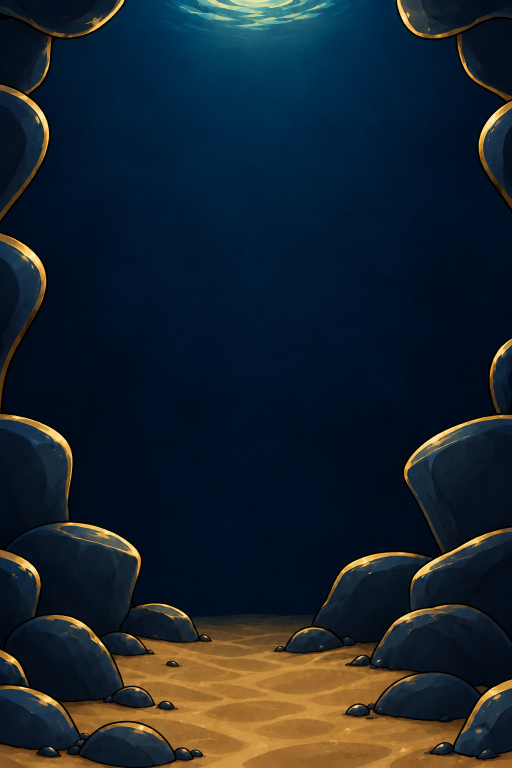
#> input picture assets/source/gen/escape-bg/base.png, 1024 x 1536 px (shown at 1/2 size)
$ python make-escape-art.py
#> lines starting #> are read from the running program, lines starting #| are printed output that depends on the picture; after the words box and inside, x2 and y2 are one past the last pixel; in counts of white or black regions, pixels touching at a corner belong together
"""Cut the generated Caviar Escape art (assets/source/gen/escape-*) into game WebPs.

    python tools/make-escape-art.py [bg] [fx] [menu]     (default: all)

The raw sheets come from GPT image generation (codex exec, see docs/art-style.md):
  escape-bg/base.png     the background without kelp, rays or bubbles
  escape-bg/layers.png   3 columns: left kelp · light rays · right kelp (transparent)
  escape-fx/sheet-fx.png 4 x 3 grid of effect sprites (transparent)
  escape-fx/sheet-menu.png 4 x 2 grid of menu-card ornaments in the campaign's look (thin gold line
                         art, garnet, wax seal) — they replace the glossy pieces of the first sheet

Writes assets/escape/bg/*.webp and assets/escape/fx/*.webp. Needs Pillow and numpy.
"""
import sys
from pathlib import Path

import numpy as np
from PIL import Image

ROOT = Path(__file__).resolve().parent.parent
GEN = ROOT / "assets" / "source" / "gen"
OUT_BG = ROOT / "assets" / "escape" / "bg"
OUT_FX = ROOT / "assets" / "escape" / "fx"
OUT_MENU = ROOT / "assets" / "menu"     # menu-card ornaments shared by all games

# Faint alpha noise around glows (the generator leaves coloured specks) is cut below this.
ALPHA_FLOOR = 28

# None: on the sheet but not used (glossy casual-game pieces replaced by sheet-menu, the shield was cut).
FX_GRID = ["pearl", "twinkle", "bubble", None,
           None, None, "glow", None,
           None, None, "confetti", "pearl-burst"]
FX_SIZE = {"glow": 192}   # longest side; default 128

MENU_GRID = ["warn", "chevron", "reticle", "seal",
             "sparks", "gold-leaf", "divider", "ring"]
MENU_SIZE = {"seal": 192, "divider": 360, "ring": 256, "sparks": 192}


def clean(im):
    """Drop alpha specks and the colour hidden under fully transparent pixels."""
    a = np.array(im.convert("RGBA"))
    alpha = a[..., 3]
    alpha[alpha < ALPHA_FLOOR] = 0
    a[alpha == 0, :3] = 0
    return Image.fromarray(a)


def trim(im, pad=4):
    box = im.getbbox()
    if not box:
        return im
    l, t, r, b = box
    return im.crop((max(0, l - pad), max(0, t - pad), min(im.width, r + pad), min(im.height, b + pad)))


def fit(im, longest):
    k = longest / max(im.size)
    if k >= 1:
        return im
    return im.resize((round(im.width * k), round(im.height * k)), Image.LANCZOS)


def save(im, path, quality=88):
    path.parent.mkdir(parents=True, exist_ok=True)
    im.save(path, "WEBP", quality=quality, method=4)
    print(f"{path.relative_to(ROOT)}  {im.width}x{im.height}")


def main(parts):
    if "bg" in parts:
        _bg()
    if "fx" in parts:
        _fx()
    if "menu" in parts:
        _menu()


def _bg():
    # Background (the renderer dims it a little so sharks, pearls and members read on top).
    base = Image.open(GEN / "escape-bg" / "base.png").convert("RGB")
#> base is the input picture: PIL image 1024x1536 RGB; mean R, G, B 24.6, 35.9, 45.2
    save(fit(base, 1080), OUT_BG / "base.webp", quality=84)
#| assets/escape/bg/base.webp  720x1080

    layers = clean(Image.open(GEN / "escape-bg" / "layers.png"))
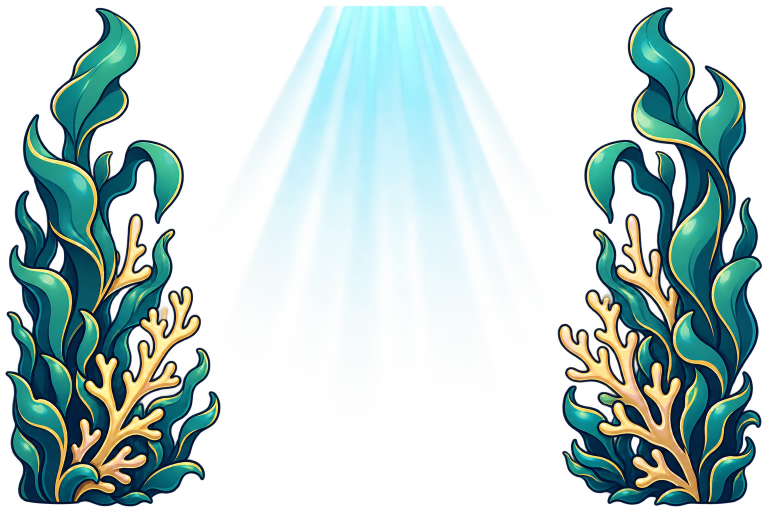
#> input picture assets/source/gen/escape-bg/layers.png, 1536 x 1024 px (shown at 1/2 size)
#> in clean, a is the input picture: shape (1024, 1536, 4); mean R, G, B, A 57.8, 113.2, 117.5, 91.1
#> in clean, `alpha = a[..., 3]`:
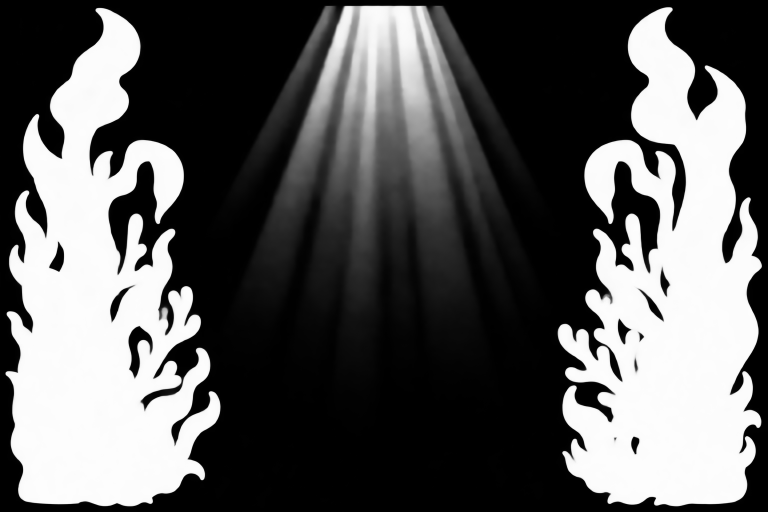
#> alpha: shape (1024, 1536) (shown at 1/2 size); min 0, max 254, mean 91.1
#> in clean, `alpha[alpha < ALPHA_FLOOR] = 0`: alpha: shape (1024, 1536); 18.99% of pixels changed, all inside (x1, y1, x2, y2) = (0, 0, 1536, 1024)
    w3 = layers.width // 3
#> w3 = 512
    for i, name in enumerate(["kelp-left", "rays", "kelp-right"]):
        part = trim(layers.crop((i * w3, 0, (i + 1) * w3, layers.height)))
        save(fit(part, 720), OUT_BG / f"{name}.webp")
#> this loop made 3 passes
#> (l in trim, t in trim, r in trim, b in trim) on passes 1 to 3: (11, 15, 441, 1013), (3, 11, 494, 606), (91, 14, 500, 1013)
#> pass 1, in save (call 2), `im.save(path, "WEBP", quality=quality, method=4)`:
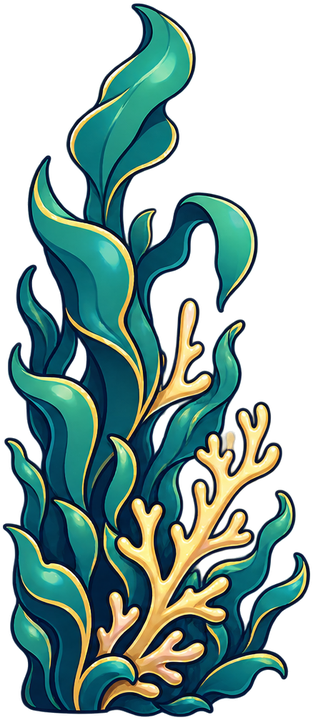
#> saved as kelp-left.webp: PIL image 313x720 RGBA; mean R, G, B, A 34, 61.9, 56.9, 138.7; transparent parts drawn white


def _fx():
    fx = clean(Image.open(GEN / "escape-fx" / "sheet-fx.png"))
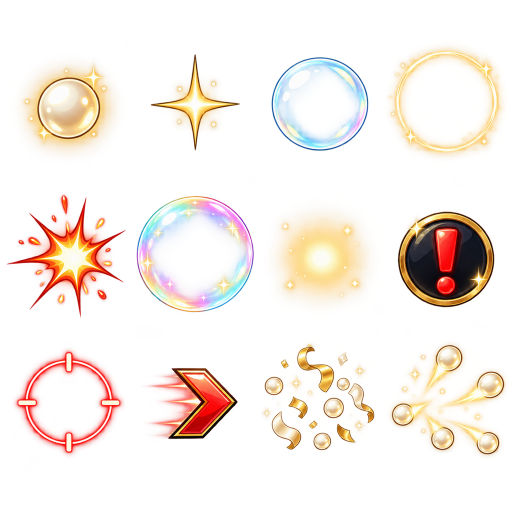
#> input picture assets/source/gen/escape-fx/sheet-fx.png, 1024 x 1024 px (shown at 1/2 size)
#> in clean, a is the input picture: shape (1024, 1024, 4); mean R, G, B, A 89.3, 64.4, 42.1, 44.1
#> in clean (call 2), `alpha[alpha < ALPHA_FLOOR] = 0`: alpha: shape (1024, 1024); min 0, max 255, mean 43.1
#> in clean (call 2), `a[alpha == 0, :3] = 0`: a: shape (1024, 1024, 4); 18.46% of pixels changed, all inside (x1, y1, x2, y2) = (0, 7, 1024, 1024)
    cw, ch = fx.width // 4, fx.height // 3
#> cw = 256; ch = 341
    for i, name in enumerate(FX_GRID):
        if not name:
            continue
        cell = fx.crop(((i % 4) * cw, (i // 4) * ch, (i % 4 + 1) * cw, (i // 4 + 1) * ch))
        save(fit(trim(cell), FX_SIZE.get(name, 128)), OUT_FX / f"{name}.webp")
#> this loop made 12 passes
#> (l in trim, t in trim, r in trim, b in trim, k in fit) on passes 1, 2, 3, 7, 11, 12: (42, 125, 231, 307, 0.65), (45, 109, 224, 301, 0.64), (31, 114, 225, 302, 0.634), (38, 85, 224, 266, 0.99), (13, 5, 237, 219, 0.552), (12, 4, 244, 231, 0.533)
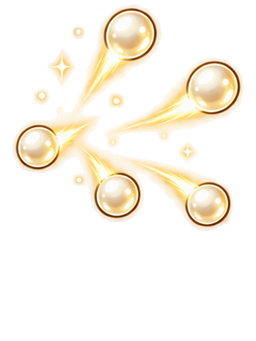
#> cell: PIL image 256x341 RGBA; mean R, G, B, A 60.6, 52.2, 35.4, 44.2; transparent parts drawn white


def _menu():
    sheet = clean(Image.open(GEN / "escape-fx" / "sheet-menu.png"))
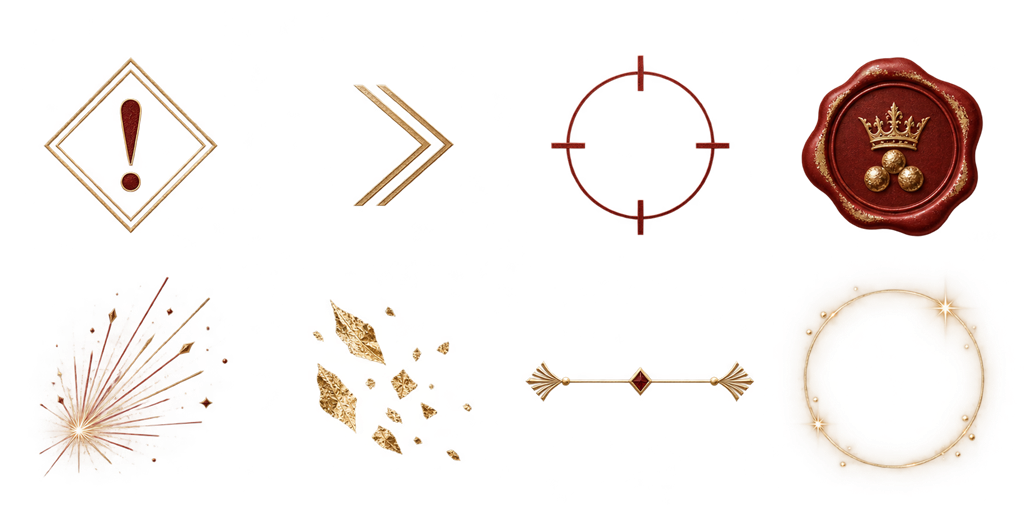
#> input picture assets/source/gen/escape-fx/sheet-menu.png, 1024 x 512 px
#> in clean, a is the input picture: shape (512, 1024, 4); mean R, G, B, A 36.8, 22, 12.3, 22.3
#> in clean (call 3), `alpha[alpha < ALPHA_FLOOR] = 0`: alpha: shape (512, 1024); min 0, max 255, mean 21.7
#> in clean (call 3), `a[alpha == 0, :3] = 0`: a: shape (512, 1024, 4); 12.75% of pixels changed, all inside (x1, y1, x2, y2) = (18, 11, 1024, 505)
    cw, ch = sheet.width // 4, sheet.height // 2
#> cw = 256; ch = 256
    for i, name in enumerate(MENU_GRID):
        cell = sheet.crop(((i % 4) * cw, (i // 4) * ch, (i % 4 + 1) * cw, (i // 4 + 1) * ch))
        out = OUT_MENU if name in ("seal", "divider", "gold-leaf", "ring") else OUT_FX   # shared by every game
        save(fit(trim(cell), MENU_SIZE.get(name, 128)), out / f"{name}.webp")
#> this loop made 8 passes
#> (l in trim, t in trim, r in trim, b in trim, k in fit) on passes 1 to 8: (44, 57, 218, 233, 0.696), (97, 84, 198, 206, 0.985), (39, 55, 218, 235, 0.681), (33, 57, 215, 237, 1.01), (39, 21, 228, 220, 0.928), (57, 43, 216, 205, 0.753), (13, 105, 242, 146, 1.52), (30, 25, 222, 218, 1.27)
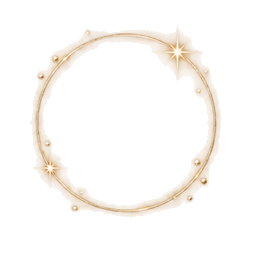
#> cell: PIL image 256x256 RGBA; mean R, G, B, A 28.6, 22.1, 14.3, 12.5; transparent parts drawn white


if __name__ == "__main__":
    main(sys.argv[1:] or ["bg", "fx", "menu"])
